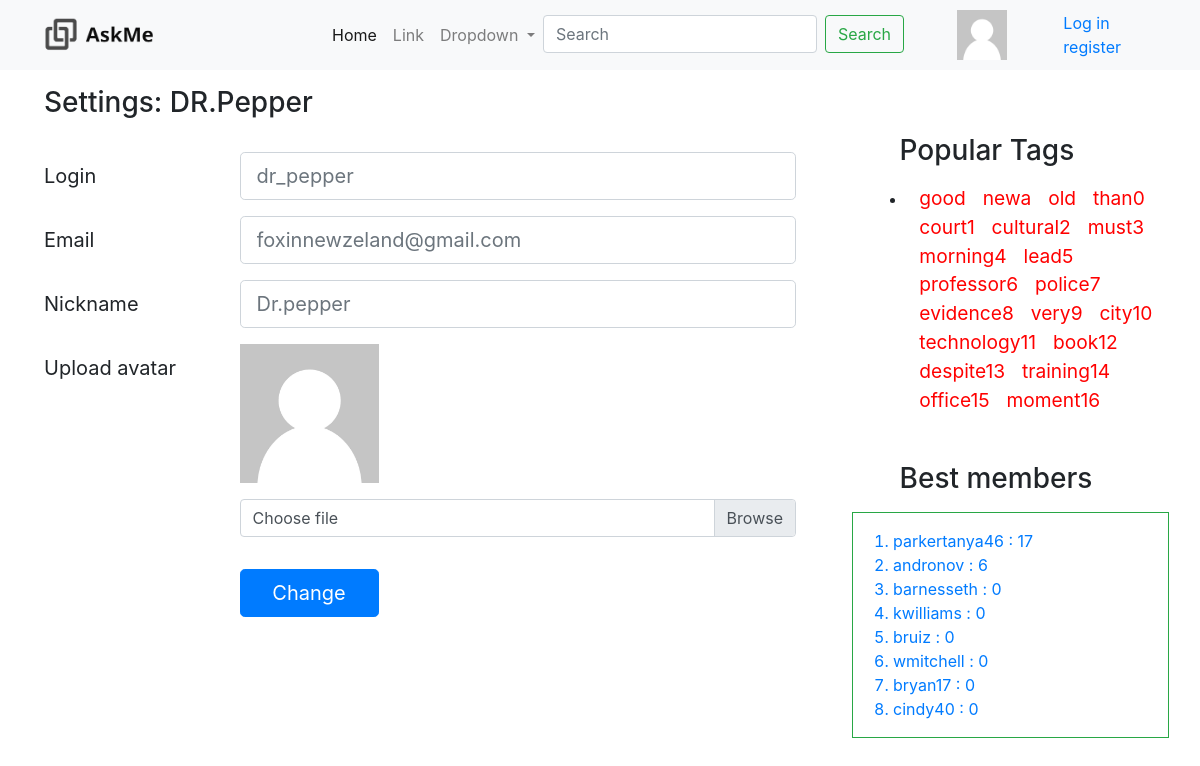
/settings/, run on the app's committed database.
### asker/models.py (models this page shows, shortened)
class Tag (models.Model):
    tagname = models.CharField(max_length = 128)
    objects = TagManager()
    count = models.IntegerField(default=0)

class Profile (models.Model):
    user = models.OneToOneField(settings.AUTH_USER_MODEL, on_delete=models.CASCADE)
    rating = models.IntegerField(default=0)
    objects = ProfileManager()

### asker/views.py (the view)
# urls.py: path('settings/', views.settings, name ='settings'),
def settings(request):
    flag = 0
    username = 'none'
    if request.user.is_authenticated:
        flag = 1
        username = request.user.username
    users_top = Profile.objects.user_top()
    popular_tags = Tag.objects.popular_tags()
    return render(request, 'settings.html' , {'is_login' : flag , 'users_top' : users_top ,
                                              'popular_tags' : popular_tags,
                                              'username': username
                                              })

### asker/models.py (called while the page is built)
    def user_top(self):
        return self.order_by('-rating') [:8]

    def popular_tags(self):
        return self.order_by('-count')[:20]

### templates/settings.html (shortened to what this page needs)
{% extends "base.html" %}
{% load static %}
{% block content %}
    <div class="col -8">
        <div class="row">
            <h3>Settings: DR.Pepper</h3>
            <form class=" mt-4">
                <div class="form-group row">
                    <label for="colFormLabelLg" class="col-sm-3 col-form-label col-form-label-lg">Login</label>
                    <div class="col-sm-9">
                      <input type="email" class="form-control form-control-lg" id="colFormLabelLg" placeholder="dr_pepper">
                    </div>
                </div>
                <div class="form-group row">
                    <label for="colFormLabelLg" class="col-sm-3 col-form-label col-form-label-lg">Email</label>
                    <div class="col-sm-9">
                      <input type="email" class="form-control form-control-lg" id="colFormLabelLg" placeholder="foxinnewzeland@gmail.com">
                    </div>
                </div>
                <div class="form-group row">
                    <label for="colFormLabelLg" class="col-sm-3 col-form-label col-form-label-lg">Nickname</label>
                    <div class="col-sm-9">
                      <input type="email" class="form-control form-control-lg" id="colFormLabelLg" placeholder="Dr.pepper">
                    </div>
                </div>
                <div class="form-group row">
                    <label for="colFormLabelLg" class="col-sm-3 col-form-label col-form-label-lg">Upload avatar</label>
                    <div class="col-sm-9">
                     <img class = "settings_image" src = "{% static "img/avatar.png" %}">
                        <div class="custom-file">
                            <label class="custom-file-label mt-3" for="customFile">Choose file</label>
                            <button type="button" class="btn btn-primary btn-lg w-25 ml-0 mt-5">Change</button>
                        </div>
                    </div>
                </div>
            </form>
        </div>
    </div>
{% endblock %}

### templates/base.html (shortened to what this page needs)
{% load static %}
<!doctype html>
<html lang="en">
  <head>
    <link rel="stylesheet" href=" {% static "css/bootstrap.min.css" %}">
    <link rel="stylesheet" href= " {% static "css/index.css" %}">
  </head>
  <body>
    <nav class="navbar navbar-expand-lg navbar-light bg-light">
      <a class="navbar-brand w-25 h-25" href="{% url 'index'%}">
        <img class="ml-3" src="{% static "img\logo1.png" %}" alt="logo" width="45%" height="25%">
      </a>
      <div class="collapse navbar-collapse" id="navbarSupportedContent">
        <ul class="navbar-nav mr-auto">
          <li class="nav-item active">
            <a class="nav-link" href="{% url 'index'%}">Home <span class="sr-only">(current)</span></a>
          </li>
          <li class="nav-item">
            <a class="nav-link" href="#">Link</a>
          </li>
          <li class="nav-item dropdown">
            <a class="nav-link dropdown-toggle" href="#" id="navbarDropdown" role="button" data-toggle="dropdown" aria-haspopup="true" aria-expanded="false">
              Dropdown
            </a>
          </li>
          <li>
            <form class="form-inline my-2 my-lg-0">
              <input class="form-control mr-sm-2" type="search" placeholder="Search" aria-label="Search">
              <button class="btn btn-outline-success my-2 my-sm-0" type="submit">Search</button>
            </form>
          </li>
        </ul>
          <div class="nav-item">
              <img src="{% static "img/avatar.png" %}" width="50px" height="50x">
          </div>
          <div class="nav-item ml-2 mr-5">
              <div class="row">
                  <div class="col pl-5">
                      {% if is_login %}
                    <p id="parag">{{ username }}</p>
                  </div>
              </div>
              <div class="row">
                <div class="col">
                  <a href="{% url 'settings' %}">Settings</a>
                </div>
                <div class="col">
                  <a href="{% url 'logout' %}">Log out</a>
                </div>
                      {% else %}
                  <div class="col">
                      <a href="{% url 'login' %}">Log in</a>
                  </div>
                  <div class="col">
                    <a href="{% url 'signup' %}">register</a>
                  </div>
                        {% endif %}
              </div>
          </div>
      </div>
    </nav>
    <div class="container mr-3 mt-3">
        <div class = "row">
        {% block content %}
        {% endblock %}
            <div class="col-4 ml-2 pl-5 mt-5">
              <h3 class="leftMenu mb-3">Popular Tags</h3>
              <div class="container">
                <ul>
                  <li>
                      {% for tag in popular_tags %}
                          <a class="cloudTag_1" href="{% url 'tag' tag.tagname %}">{{tag.tagname}}</a>
                      {% endfor %}
                  </li>
                </ul>
              </div>
              <h3 class="leftMenu mb-3 mt-5">Best members</h3>
              <div class="border border-success">
                <ol class="mt-3">
                    {% for user in users_top %}
                        <li class="text-primary"> {{user.user.username}} : {{ user.rating }}</li>
                    {% endfor %}
                </ol>
              </div>
            </div>
        </div>
    </div>
  </body>
</html>

### static/css/index.css (style rules this page uses)
h3.leftMenu { margin-left: 15%; }
a.cloudTag_1 { font-size: 1.2em; margin-left: 5%; color: red; }
img.settings_image { width : 25%; height: auto; }

### data on the page
Tag: tagname "good"
Tag: tagname "newa"
Tag: tagname "old"
Tag: tagname "than0"
Tag: tagname "court1"
Tag: tagname "cultural2"
Tag: tagname "must3"
Tag: tagname "morning4"
Tag: tagname "lead5"
Tag: tagname "professor6"
Tag: tagname "police7"
Tag: tagname "evidence8"
Tag: tagname "very9"
Tag: tagname "city10"
Tag: tagname "technology11"
Tag: tagname "book12"
Tag: tagname "despite13"
Tag: tagname "training14"
Tag: tagname "office15"
Tag: tagname "moment16"
Profile: user.username "parkertanya46", rating "17"
Profile: user.username "andronov", rating "6"
Profile: user.username "barnesseth", rating "0"
Profile: user.username "kwilliams", rating "0"
Profile: user.username "bruiz", rating "0"
Profile: user.username "wmitchell", rating "0"
Profile: user.username "bryan17", rating "0"
Profile: user.username "cindy40", rating "0"
